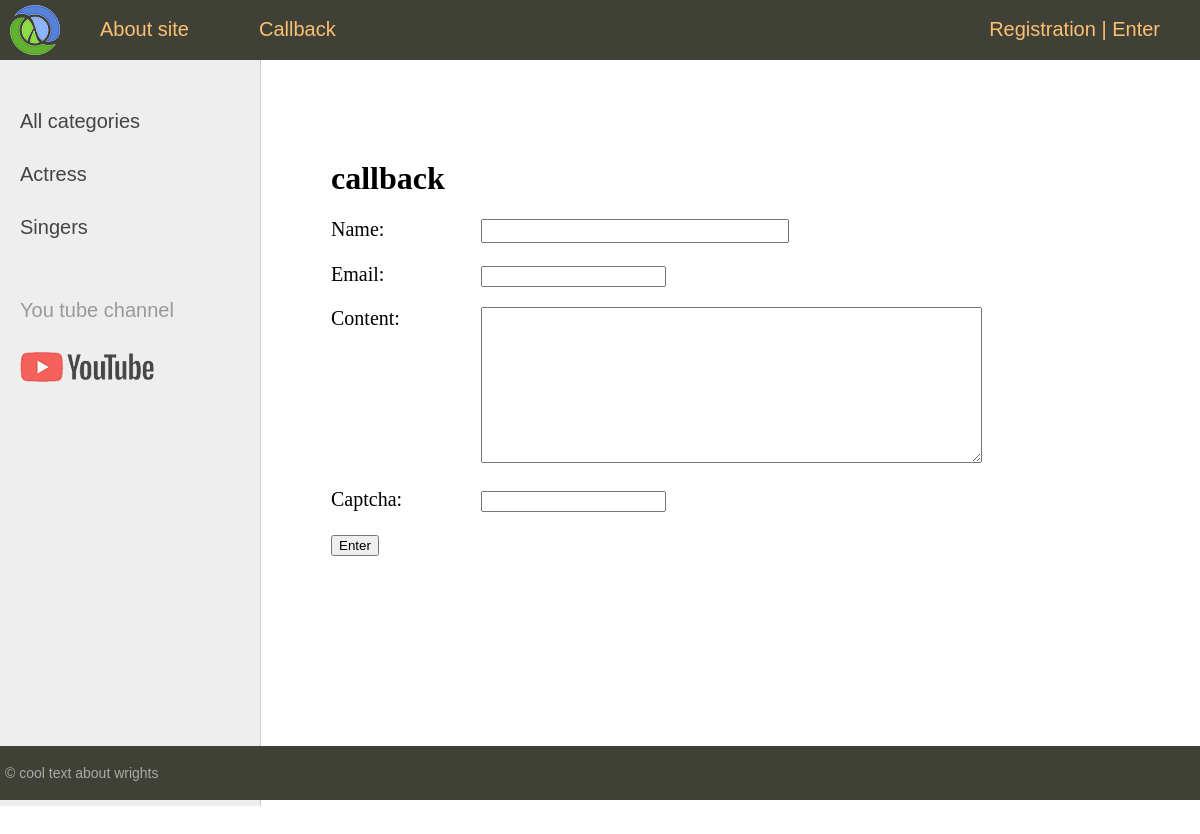
Page /contact/ on the earlier database version.
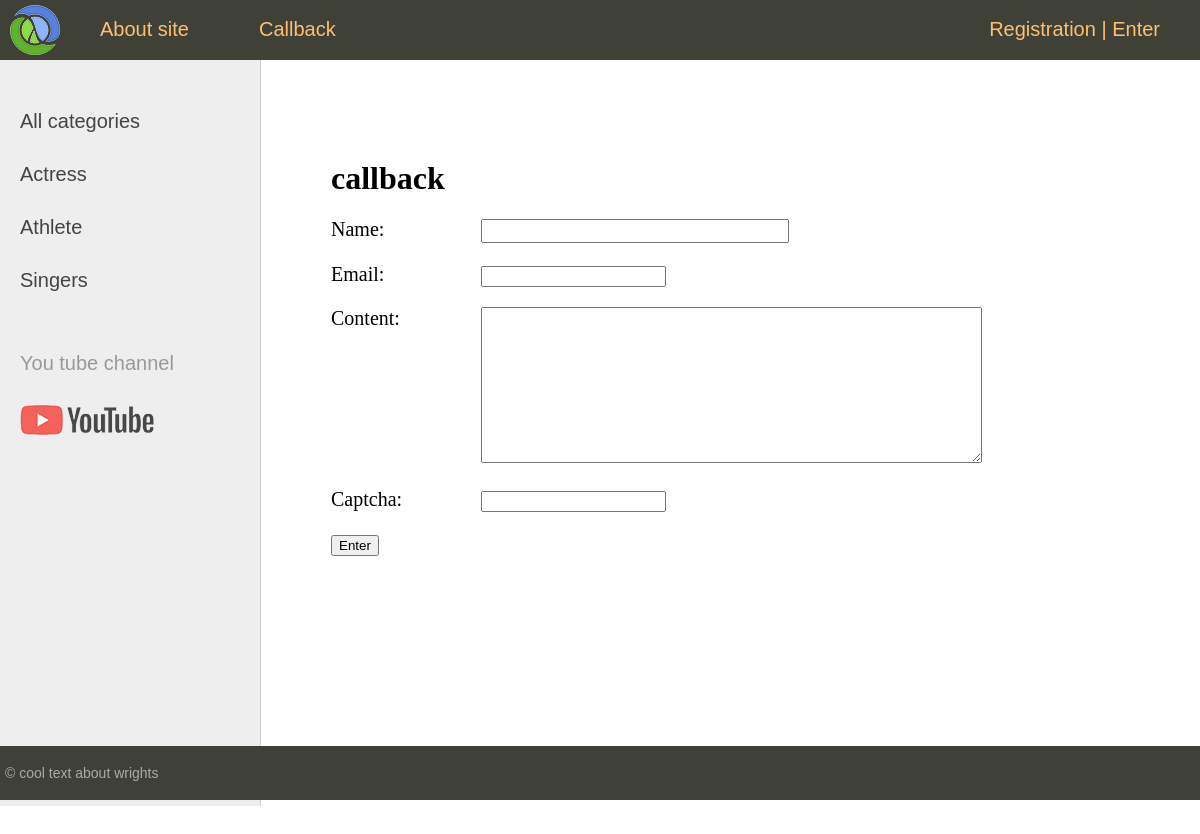
Same page on the later database version.
### women/models.py (models this page shows, shortened)
class Category(models.Model):
    name = models.CharField(max_length=100, db_index=True)
    slug = models.SlugField(max_length=255, unique=True, db_index=True, verbose_name="URL")
    def get_absolute_url(self):
        return reverse('category', kwargs={'cat_slug': self.slug})
    class Meta:
        verbose_name = 'Category'
        verbose_name_plural = 'Categories'

### women/views.py (the view, shortened to what this page needs)
# urls.py: path('contact/', ContactFormView.as_view(), name='contact'),
class ContactFormView(DataMixin, FormView):
    form_class = ContactForm
    template_name = 'women/contact.html'
    success_url = reverse_lazy('home')
    def get_context_data(self, *, object_list=None, **kwargs):
        context = super().get_context_data(**kwargs)
        context['title'] = 'callback'
        return context

### women/forms.py
class ContactForm(forms.Form):
    name = forms.CharField(label='Name', widget=forms.TextInput(attrs={'class': 'form-input'}))
    email = forms.EmailField(label='Email')
    content = forms.CharField(widget=forms.Textarea(attrs={'cols': 60, 'rows': 10}))
    captcha = CaptchaField()

### women/templatetags/women_tags.py (called while the page is built)
@register.inclusion_tag('women/list_categories.html')
def show_categories(sort=None, cat_selected=0):
    cats = Category.objects.annotate(Count('women'))
    return {'cats': cats, 'cat_selected': cat_selected}

@register.inclusion_tag('women/main_menu2.html')
def show_menu2(cat_selected=0):
    menu = [{'title': 'About site', 'url_name': 'about'},
             {'title': 'Callback', 'url_name': 'contact'},
             ]
    return {'menu': menu, 'cat_selected': cat_selected}

### women/templates/women/contact.html (shortened to what this page needs)
{% extends 'women/layout.html' %}
{% block content %}
<h1>{{ title }}</h1>
<form method="post">
  {% for f in form %}
  <p><label class="form-label" for="{{ f.id_for_label }}">{{ f.label }}:</label>{{ f }}</p>
  {% endfor %}
  <button type="submit">Enter</button>
</form>
{% endblock %}

### women/templates/women/list_categories.html
{% for c in cats %}
	{% if c.women__count > 0 %}
		{% if c.pk == cat_selected %}
			<li class="selected">{{ c.name }}</li>
		{% else %}
			<li><a href="{{ c.get_absolute_url }}">{{ c.name }}</a> </li>
		{% endif %}
	{% endif %}
{% endfor %}

Differences in the rows shown:
added Category: name "Athlete"
